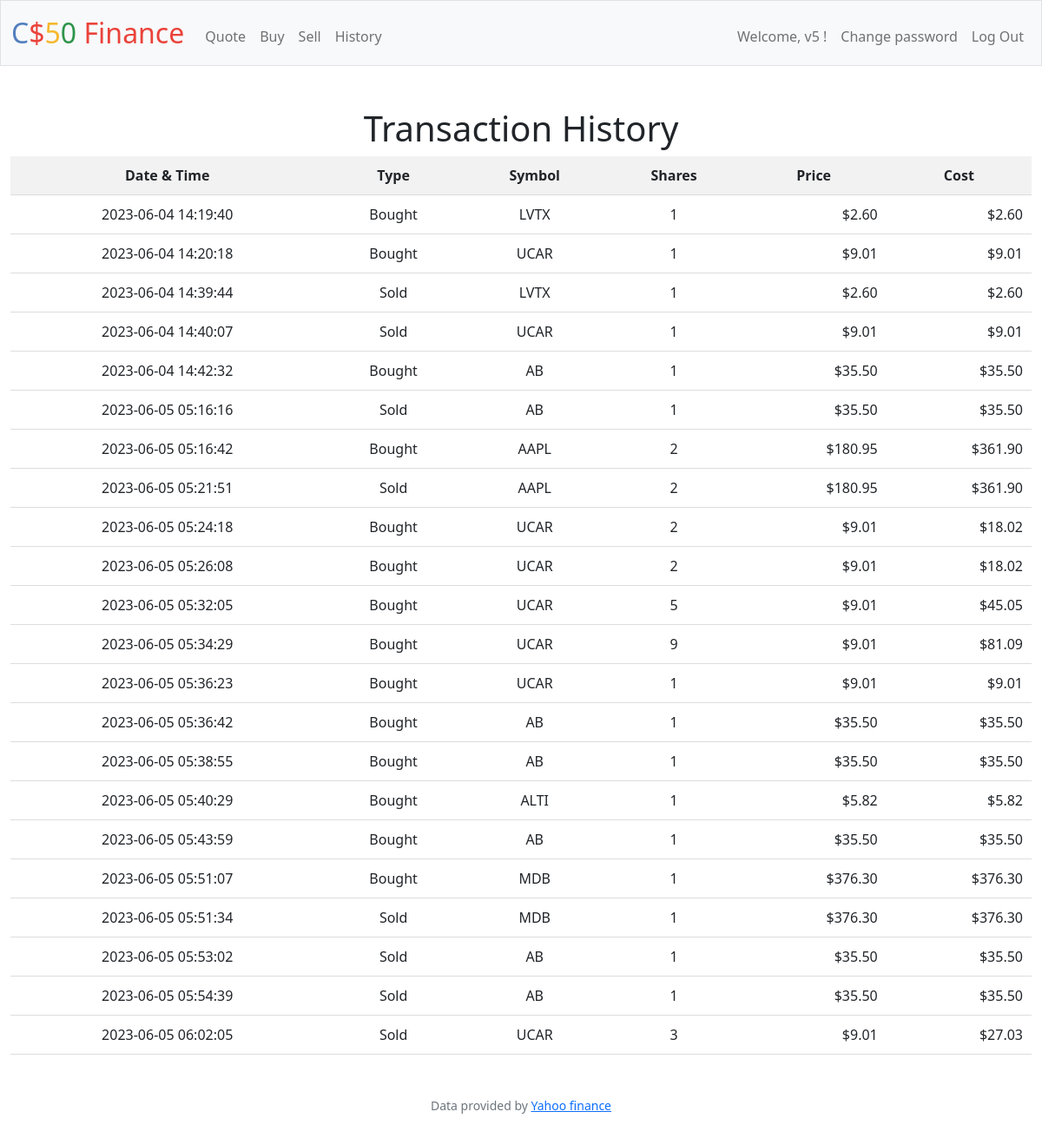
Screenshot of /history (signed in) with the database file from the repository.
### tables this page shows
CREATE TABLE purchases (
    id INTEGER PRIMARY KEY AUTOINCREMENT,
    user_id INTEGER NOT NULL,
    symbol TEXT NOT NULL,
    shares INTEGER NOT NULL,
    price NUMERIC NOT NULL,
    timestamp TIMESTAMP DEFAULT CURRENT_TIMESTAMP, 'type' TEXT,
    FOREIGN KEY (user_id) REFERENCES users (id)
);

### app.py (the view)
@app.route("/history")
@login_required
def history():
    transactions = db.execute("SELECT * FROM purchases WHERE user_id = ?", session["user_id"])
    return render_template("history.html", transactions=transactions)

### app.py (called while the page is built)
@app.after_request
def after_request(response):
    response.headers["Cache-Control"] = "no-cache, no-store, must-revalidate"
    response.headers["Expires"] = 0
    response.headers["Pragma"] = "no-cache"
    return response

### helpers.py (called while the page is built)
def login_required(f):
    @wraps(f)
    def decorated_function(*args, **kwargs):
        if session.get("user_id") is None:
            return redirect("/login")
        return f(*args, **kwargs)
    return decorated_function

def usd(value):
    return f"${value:,.2f}"

### templates/history.html (shortened to what this page needs)
{% extends "layout.html" %}
{% block main %}
<h1>Transaction History</h1>
{% if transactions %}
<table>
  <tr>
    <th>Date & Time</th>
    <th>Type</th>
    <th>Symbol</th>
    <th>Shares</th>
    <th>Price</th>
    <th>Cost</th>
  </tr>
  {% for transaction in transactions %}
  <tr>
    <td>{{ transaction["timestamp"] }}</td>
    <td>{{ transaction["type"] }}</td>
    <td>{{ transaction["symbol"] }}</td>
    <td>{{ transaction["shares"] | abs }}</td>
    <td class="text-end">{{ transaction["price"] | usd }}</td>
    <td class="text-end">{{ ((transaction["price"]) * (transaction["shares"] | abs )) | usd }}</td>
  {% endfor %}
</table>
{% else %}
<p>No transaction history available.</p>
{% endif %}
{% endblock %}

### static/styles.css (style rules this page uses)
table { width: 100%; border-collapse: collapse; }
th, td { padding: 10px; text-align: center; border-bottom: 1px solid #ddd; }
th { background-color: #f2f2f2; }
.text-end { text-align: end; }

### rows the page displays
purchases: price+shares "$2.60"
purchases: price+shares "$9.01"
purchases: price+shares "$2.60"
purchases: price+shares "$9.01"
purchases: price+shares "$35.50"
purchases: price+shares "$35.50"
purchases: price+shares "$361.90"
purchases: price+shares "$361.90"
purchases: price+shares "$18.02"
purchases: price+shares "$18.02"
purchases: price+shares "$45.05"
purchases: price+shares "$81.09"
purchases: price+shares "$9.01"
purchases: price+shares "$35.50"
purchases: price+shares "$35.50"
purchases: price+shares "$5.82"
purchases: price+shares "$35.50"
purchases: price+shares "$376.30"
purchases: price+shares "$376.30"
purchases: price+shares "$35.50"
purchases: price+shares "$35.50"
purchases: price+shares "$27.03"

### other values shown
{{ session["user_name"] }} "v5"
